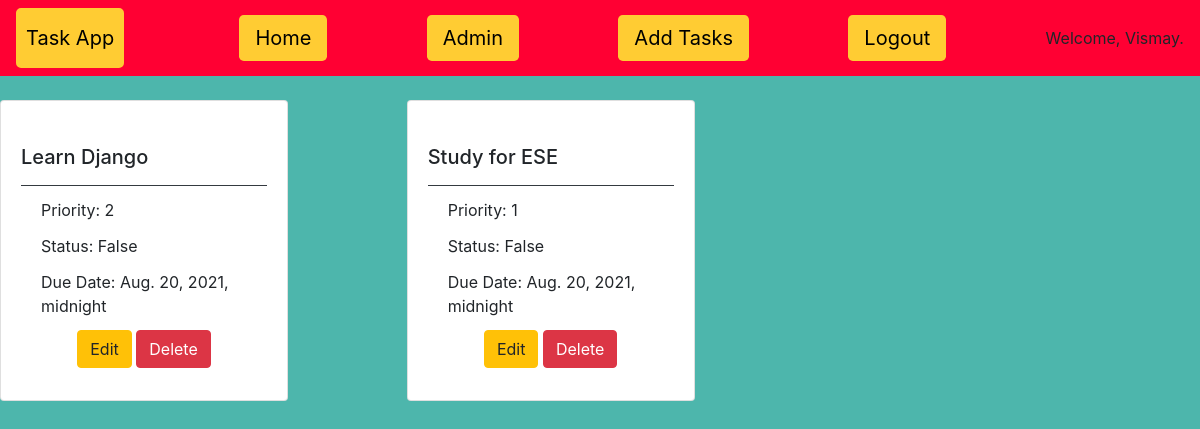
The app's page /ToDoApp/task/ (signed in), older data.
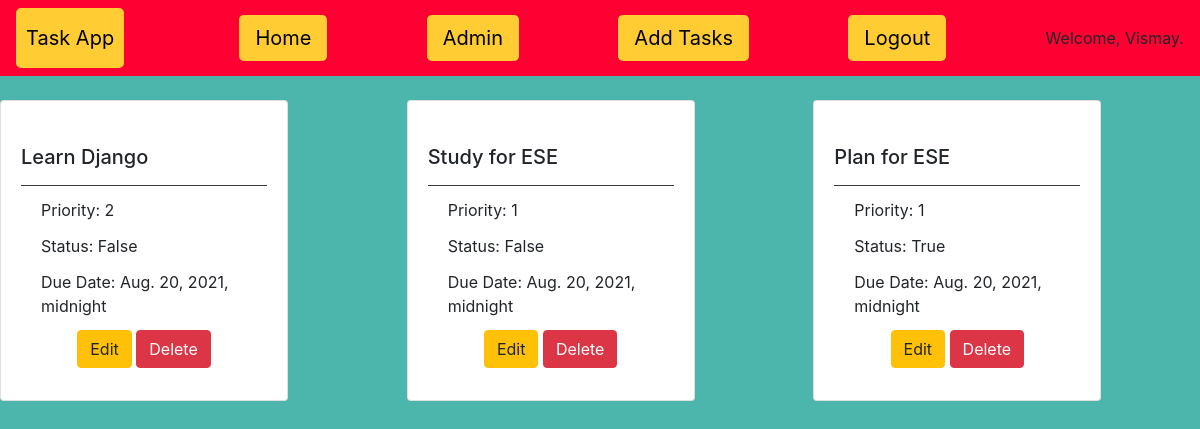
The same page, newer data.
### ToDoApp/models.py (models this page shows, shortened)
class Task(models.Model):
	user = models.ForeignKey(AppUser, on_delete = models.CASCADE)
	category = models.ForeignKey(Task_Category,null=True,on_delete = models.SET_NULL)
	title = models.CharField(max_length = 50)
	description = models.TextField(blank = True)
	priority_no = models.PositiveIntegerField(blank = True)
	status = models.BooleanField(default=False,blank = True)
	duedate = models.DateTimeField(blank = True)
	class Meta:
		ordering = ['status']

### ToDoApp/views.py (the view)
# urls.py: path('task/', views.taskindex, name = 'taskindex'),
@login_required(login_url = 'home')
def taskindex(request):
    task_list = Task.objects.filter(user = request.user)
    return render(request, 'ToDoApp/task_list.html', {'task_list': task_list})

### ToDoApp/templates/ToDoApp/task_list.html (shortened to what this page needs)
<!DOCTYPE html>
{% load static %}
<html>
<head>
    <link rel="stylesheet" href="https://stackpath.bootstrapcdn.com/bootstrap/4.3.1/css/bootstrap.min.css"
integrity="sha384-ggOyR0iXCbMQv3Xipma34MD+dH/1fQ784/j6cY/iJTQUOhcWr7x9JvoRxT2MZw1T">
</head>
<body style="background-color:#4DB6AC;">
<nav class="navbar navbar-light" style="background-color:#FF0033;">
    <a href="#" class="navbar-brand" style="background-color:#FFCC33;color:#000000;border-width:10px;border-color:#FFCC33;border-style:solid;border-spacing:30px;border-radius: 5px;">Task App</a>
    <a class="navbar-link btn-lg" href="{% url 'ToDoApp:categoryindex' %}" style="background-color:#FFCC33;color:#000000;">Home</a>
<a href="{% url 'admin:index' %}" class = 'navbar-link btn-lg' style="background-color:#FFCC33;color:#000000;">Admin</a>
    <a href="{% url 'ToDoApp:create-task' %}" class="navbar-link btn-lg" style="background-color:#FFCC33;color:#000000;">Add Tasks</a>
    <a href="{% url 'logout' %}" class="navbar-link btn-lg" style="background-color:#FFCC33;color:#000000;">Logout</a>
{% if user.is_authenticated %}
     <center>Welcome, {{ user.username }}.</center>
{% endif %}
</nav>
<br>
{% block content %}
<div class="card-columns">
    {% for task in task_list %}
    <div class="card" style="width: 18rem;">
  <div class="card-body">
    <h5 class="card-title">{{ task.title }}</h5>
   <div class="card-footer bg-transparent border-dark">
   <p class="card-title">Priority: {{task.priority_no}}</p>
   <p class="card-title">Status: {{task.status}}</p>
   <p class="card-title">Due Date: {{task.duedate}}</p>
   <center>
       <a href="update/{{task.id}}" class="btn btn-warning" id = '{{task.id}}'>Edit</a>
       <a href="delete/{{task.id}}" class="btn btn-danger" id = '{{task.id}}'>Delete</a>
    </center>
    </div>
  </div>
</div>
    {% endfor %}
</div>
{% endblock %}
</body>
</html>

Row changes from the older to the newer data that the page shows:
now on this page (row edited): Task: title "Plan for ESE", priority_no "1", status "True", duedate "Aug. 20, 2021, midnight"
